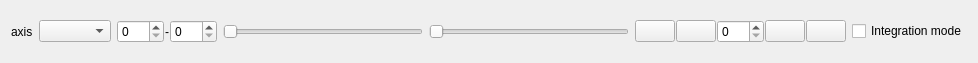
<?xml version="1.0" encoding="UTF-8"?>
<ui version="4.0">
 <class>Form</class>
 <widget class="QWidget" name="Form">
  <property name="geometry">
   <rect>
    <x>0</x>
    <y>0</y>
    <width>978</width>
    <height>63</height>
   </rect>
  </property>
  <property name="windowTitle">
   <string>Form</string>
  </property>
  <layout class="QHBoxLayout" name="horizontalLayout_2">
   <item>
    <widget class="QLabel" name="axis_label">
     <property name="text">
      <string>axis</string>
     </property>
    </widget>
   </item>
   <item>
    <widget class="QComboBox" name="cmb_selector"/>
   </item>
   <item>
    <layout class="QHBoxLayout" name="horizontalLayout_3">
     <property name="spacing">
      <number>1</number>
     </property>
     <property name="sizeConstraint">
      <enum>QLayout::SetMaximumSize</enum>
     </property>
     <property name="leftMargin">
      <number>0</number>
     </property>
     <property name="topMargin">
      <number>0</number>
     </property>
     <item>
      <widget class="QDoubleSpinBox" name="sp_value_from">
       <property name="decimals">
        <number>0</number>
       </property>
      </widget>
     </item>
     <item>
      <widget class="QLabel" name="lb_to">
       <property name="text">
        <string>-</string>
       </property>
      </widget>
     </item>
     <item>
      <widget class="QDoubleSpinBox" name="sp_value_to">
       <property name="decimals">
        <number>0</number>
       </property>
      </widget>
     </item>
    </layout>
   </item>
   <item>
    <widget class="RangeSlider" name="sl_range">
     <property name="orientation">
      <enum>Qt::Horizontal</enum>
     </property>
    </widget>
   </item>
   <item>
    <widget class="QSlider" name="sl_frame">
     <property name="maximum">
      <number>5</number>
     </property>
     <property name="orientation">
      <enum>Qt::Horizontal</enum>
     </property>
    </widget>
   </item>
   <item>
    <layout class="QHBoxLayout" name="horizontalLayout">
     <property name="spacing">
      <number>1</number>
     </property>
     <item>
      <widget class="QPushButton" name="but_first">
       <property name="text">
        <string/>
       </property>
       <property name="icon">
        <iconset resource="icons.qrc">
         <normaloff>:/icon/first.png</normaloff>:/icon/first.png</iconset>
       </property>
       <property name="iconSize">
        <size>
         <width>15</width>
         <height>15</height>
        </size>
       </property>
      </widget>
     </item>
     <item>
      <widget class="QPushButton" name="but_previous">
       <property name="text">
        <string/>
       </property>
       <property name="icon">
        <iconset resource="icons.qrc">
         <normaloff>:/icon/previous.png</normaloff>:/icon/previous.png</iconset>
       </property>
       <property name="iconSize">
        <size>
         <width>15</width>
         <height>15</height>
        </size>
       </property>
      </widget>
     </item>
     <item>
      <widget class="QDoubleSpinBox" name="sp_step">
       <property name="decimals">
        <number>0</number>
       </property>
      </widget>
     </item>
     <item>
      <widget class="QPushButton" name="but_next">
       <property name="text">
        <string/>
       </property>
       <property name="icon">
        <iconset resource="icons.qrc">
         <normaloff>:/icon/next.png</normaloff>:/icon/next.png</iconset>
       </property>
       <property name="iconSize">
        <size>
         <width>15</width>
         <height>15</height>
        </size>
       </property>
      </widget>
     </item>
     <item>
      <widget class="QPushButton" name="but_last">
       <property name="text">
        <string/>
       </property>
       <property name="icon">
        <iconset resource="icons.qrc">
         <normaloff>:/icon/last.png</normaloff>:/icon/last.png</iconset>
       </property>
       <property name="iconSize">
        <size>
         <width>15</width>
         <height>15</height>
        </size>
       </property>
      </widget>
     </item>
    </layout>
   </item>
   <item>
    <widget class="QCheckBox" name="chk_integration_mode">
     <property name="text">
      <string>Integration mode</string>
     </property>
    </widget>
   </item>
  </layout>
 </widget>
 <customwidgets>
  <customwidget>
   <class>RangeSlider</class>
   <extends>QSlider</extends>
   <header>src.utils.range_slider</header>
  </customwidget>
 </customwidgets>
 <resources>
  <include location="icons.qrc"/>
 </resources>
 <connections/>
</ui>
